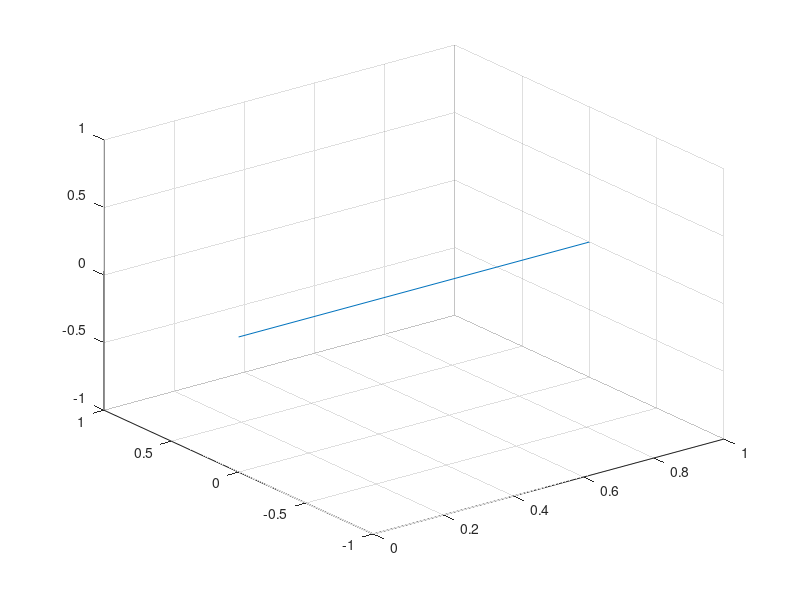

The MATLAB script that drew this image:
% Your two points
P1 = [0,0,0];
P2 = [1,0,0];

% Their vertial concatenation is what you want
pts = [P1; P2];

% % Because that's what line() wants to see    
% line(pts(:,1), pts(:,2), pts(:,3))

% Alternatively, you could use plot3:
plot3(pts(:,1), pts(:,2), pts(:,3));grid;